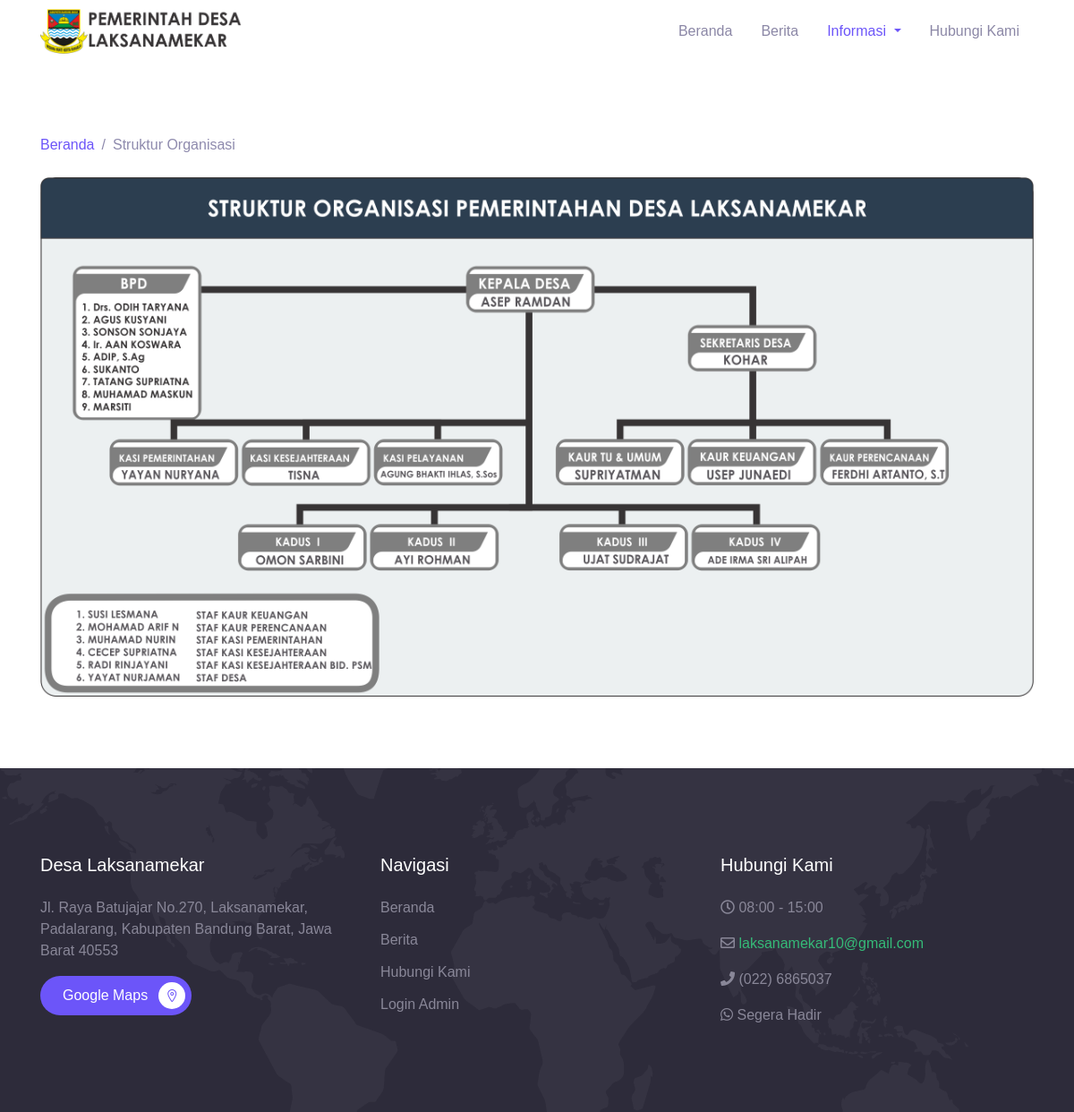
Page /index.php/struktur on the committed database.
### tables this page shows
CREATE TABLE `aboutus` (
  `id` int(11) NOT NULL,
  `field` varchar(128) NOT NULL,
  `isi` text NOT NULL,
  `timestamp` datetime NOT NULL DEFAULT current_timestamp()
);

### application/controllers/Struktur.php (called while the page is built, shortened)
<?php
class Struktur extends CI_Controller
{
    public function index()
    {
        $data['kontak'] = $this->db->get('aboutus')->result_array();
        $data['judul'] = 'Struktur Desa Laksanamekar';
        $this->load->view("portal/partial/header", $data);
        $this->load->view("portal/struktur", $data);
        $this->load->view("portal/partial/footer", $data);
    }
}

### index.php (called while the page is built, shortened)
<?php
require_once BASEPATH.'core/CodeIgniter.php';

### application/views/portal/struktur.php (the view)
<div class="page-section">
    <div class="container">
    <nav aria-label="Breadcrumb" class="mb-4">
        <ul class="breadcrumb p-0 mb-0 bg-transparent">
          <li class="breadcrumb-item"><a href="<?= base_url('overview')?>">Beranda</a></li>
          <li class="breadcrumb-item active">Struktur Organisasi</li>
        </ul>
    </nav>
    <img class="card-img-top wow fadeInUp"  src="<?php echo base_url('assets/img/' . $kontak['6']['isi']) ?>" alt="Card image cap" >
  </div>
</div>

### application/views/portal/partial/footer.php (shortened to what this page needs)
  <footer class="page-footer bg-image" style="background-image: url(../assets/img/world_pattern.svg);">
    <div class="container">
      <div class="row mb-5">
        <div class="col-lg-4 py-3">
          <h5>Desa Laksanamekar</h5>
          <p>Jl. Raya Batujajar No.270, Laksanamekar, Padalarang, Kabupaten Bandung Barat, Jawa Barat 40553</p>
          <a href="https://goo.gl/maps/BEDSajKsLTRNcZWv6" target="#" class="btn btn-primary btn-split">Google Maps<div class="fab"><span class="mai-location-outline"></span></div></a>
        </div>
        <div class="col-lg-4 py-3">
          <h5>Navigasi</h5>
          <ul class="footer-menu">
            <li><a href="<?= base_url('overview')?>">Beranda</a></li>
            <li><a href="<?= base_url('listberita')?>">Berita</a></li>
            <li><a href="<?= base_url('hubungikami')?>">Hubungi Kami</a></li>
            <li><a href="<?= base_url('auth')?>">Login Admin</a></li>
          </ul>
        </div>
        <div class="col-lg-4 py-3">
          <h5>Hubungi Kami</h5>
          <p><i class="far fa-clock"> </i> <?= $kontak['0']['isi']?></p>
          <p><i class="far fa-envelope"> </i> <a href="mailto:<?= $kontak['1']['isi']?>"><?= $kontak['1']['isi']?></a></p>
          <p><i class="fas fa-phone"></i> <?= $kontak['2']['isi']?></p>
          <p><i class="fab fa-whatsapp"> </i> <?= $kontak['3']['isi']?></p>
        </div>
      </div>
      </div>
  </footer>
</body>
</html>

### assets/css/theme.css (style rules this page uses)
:root { --primary: #6C55F9; --accent: #FF3D85; --secondary: #645F88; --success: #35bb78; --info: #05B4E1; --warning: #FAC14D; --danger: #FF4943; --grey: #B4B2C5; --dark: #2D2B3A; --light: #F6F5FC; }
body { font-family: "Work Sans", sans-serif; line-height: 1.5; color: #2D2B3A; }
a { color: #6C55F9; text-decoration: none; background-color: transparent; }
.btn-primary { color: #fff; background-color: #6C55F9; border-color: transparent; }
.btn { padding: 8px 24px; }
.breadcrumb { font-weight: 500; background-color: #f8f9fa; }
.breadcrumb .breadcrumb-item.active { color: #8e8aad; }
.breadcrumb .breadcrumb-item + .breadcrumb-item::before { color: #8e8aad; }
.bg-image { position: relative; background-position: center center; background-size: cover; background-repeat: no-repeat; }
.bg-image > * { position: relative; z-index: 10; }
.page-section { position: relative; padding-top: 80px; padding-bottom: 80px; color: #898798; overflow: hidden; }
.btn-split { display: inline-flex; align-items: center; border-radius: 40px; padding-top: 6px; padding-bottom: 6px; padding-right: 6px; }
.btn-split .fab { display: inline-block; margin-left: 12px; width: 30px; height: 30px; border-radius: 50%; line-height: 32px; text-align: center; background-color: #fff; color: #6C55F9; }
.page-footer { position: relative; display: block; padding-top: 80px; padding-bottom: 16px; background-color: #2D2B3A; }
.page-footer p a { color: #35bb78; transition: color .2s ease; }
.page-footer h3, .page-footer h4, .page-footer h5 { color: #fff; margin-bottom: 24px; }
.page-footer p { color: #898798; }
.footer-menu { position: relative; padding-left: 0; list-style: none; }
.footer-menu li { margin-bottom: 12px; }
.footer-menu a, .footer-link { color: #898798; }

### rows in the picture
aboutus: isi (picture)
aboutus: isi "08:00 - 15:00"
aboutus: isi "laksanamekar10@gmail.com"
aboutus: isi "(022) 6865037"
aboutus: isi "Segera Hadir"
